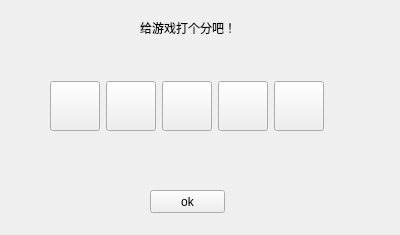
<?xml version="1.0" encoding="UTF-8"?>
<ui version="4.0">
 <class>CStarPoint</class>
 <widget class="QWidget" name="CStarPoint">
  <property name="geometry">
   <rect>
    <x>0</x>
    <y>0</y>
    <width>400</width>
    <height>235</height>
   </rect>
  </property>
  <property name="windowTitle">
   <string>Form</string>
  </property>
  <widget class="QPushButton" name="pushButton_6">
   <property name="geometry">
    <rect>
     <x>150</x>
     <y>190</y>
     <width>75</width>
     <height>23</height>
    </rect>
   </property>
   <property name="text">
    <string>ok</string>
   </property>
  </widget>
  <widget class="QLabel" name="label">
   <property name="geometry">
    <rect>
     <x>140</x>
     <y>20</y>
     <width>171</width>
     <height>16</height>
    </rect>
   </property>
   <property name="text">
    <string>给游戏打个分吧！</string>
   </property>
  </widget>
  <widget class="QWidget" name="">
   <property name="geometry">
    <rect>
     <x>50</x>
     <y>80</y>
     <width>276</width>
     <height>52</height>
    </rect>
   </property>
   <layout class="QHBoxLayout" name="horizontalLayout">
    <item>
     <widget class="QPushButton" name="pushButton">
      <property name="minimumSize">
       <size>
        <width>50</width>
        <height>50</height>
       </size>
      </property>
      <property name="maximumSize">
       <size>
        <width>50</width>
        <height>50</height>
       </size>
      </property>
      <property name="text">
       <string/>
      </property>
      <property name="icon">
       <iconset>
        <normaloff>C:/Users/00/Pictures/AA/5164.png_860.png</normaloff>C:/Users/00/Pictures/AA/5164.png_860.png</iconset>
      </property>
      <property name="iconSize">
       <size>
        <width>60</width>
        <height>60</height>
       </size>
      </property>
     </widget>
    </item>
    <item>
     <widget class="QPushButton" name="pushButton_2">
      <property name="minimumSize">
       <size>
        <width>50</width>
        <height>50</height>
       </size>
      </property>
      <property name="maximumSize">
       <size>
        <width>50</width>
        <height>50</height>
       </size>
      </property>
      <property name="text">
       <string/>
      </property>
      <property name="icon">
       <iconset>
        <normaloff>C:/Users/00/Pictures/AA/5164.png_860.png</normaloff>C:/Users/00/Pictures/AA/5164.png_860.png</iconset>
      </property>
      <property name="iconSize">
       <size>
        <width>60</width>
        <height>60</height>
       </size>
      </property>
     </widget>
    </item>
    <item>
     <widget class="QPushButton" name="pushButton_3">
      <property name="minimumSize">
       <size>
        <width>50</width>
        <height>50</height>
       </size>
      </property>
      <property name="maximumSize">
       <size>
        <width>50</width>
        <height>50</height>
       </size>
      </property>
      <property name="text">
       <string/>
      </property>
      <property name="icon">
       <iconset>
        <normaloff>C:/Users/00/Pictures/AA/5164.png_860.png</normaloff>C:/Users/00/Pictures/AA/5164.png_860.png</iconset>
      </property>
      <property name="iconSize">
       <size>
        <width>60</width>
        <height>60</height>
       </size>
      </property>
     </widget>
    </item>
    <item>
     <widget class="QPushButton" name="pushButton_4">
      <property name="minimumSize">
       <size>
        <width>50</width>
        <height>50</height>
       </size>
      </property>
      <property name="maximumSize">
       <size>
        <width>50</width>
        <height>50</height>
       </size>
      </property>
      <property name="text">
       <string/>
      </property>
      <property name="icon">
       <iconset>
        <normaloff>C:/Users/00/Pictures/AA/5164.png_860.png</normaloff>C:/Users/00/Pictures/AA/5164.png_860.png</iconset>
      </property>
      <property name="iconSize">
       <size>
        <width>60</width>
        <height>60</height>
       </size>
      </property>
     </widget>
    </item>
    <item>
     <widget class="QPushButton" name="pushButton_5">
      <property name="minimumSize">
       <size>
        <width>50</width>
        <height>50</height>
       </size>
      </property>
      <property name="maximumSize">
       <size>
        <width>50</width>
        <height>50</height>
       </size>
      </property>
      <property name="text">
       <string/>
      </property>
      <property name="icon">
       <iconset>
        <normaloff>C:/Users/00/Pictures/AA/5164.png_860.png</normaloff>C:/Users/00/Pictures/AA/5164.png_860.png</iconset>
      </property>
      <property name="iconSize">
       <size>
        <width>60</width>
        <height>60</height>
       </size>
      </property>
     </widget>
    </item>
   </layout>
  </widget>
 </widget>
 <resources/>
 <connections/>
</ui>
